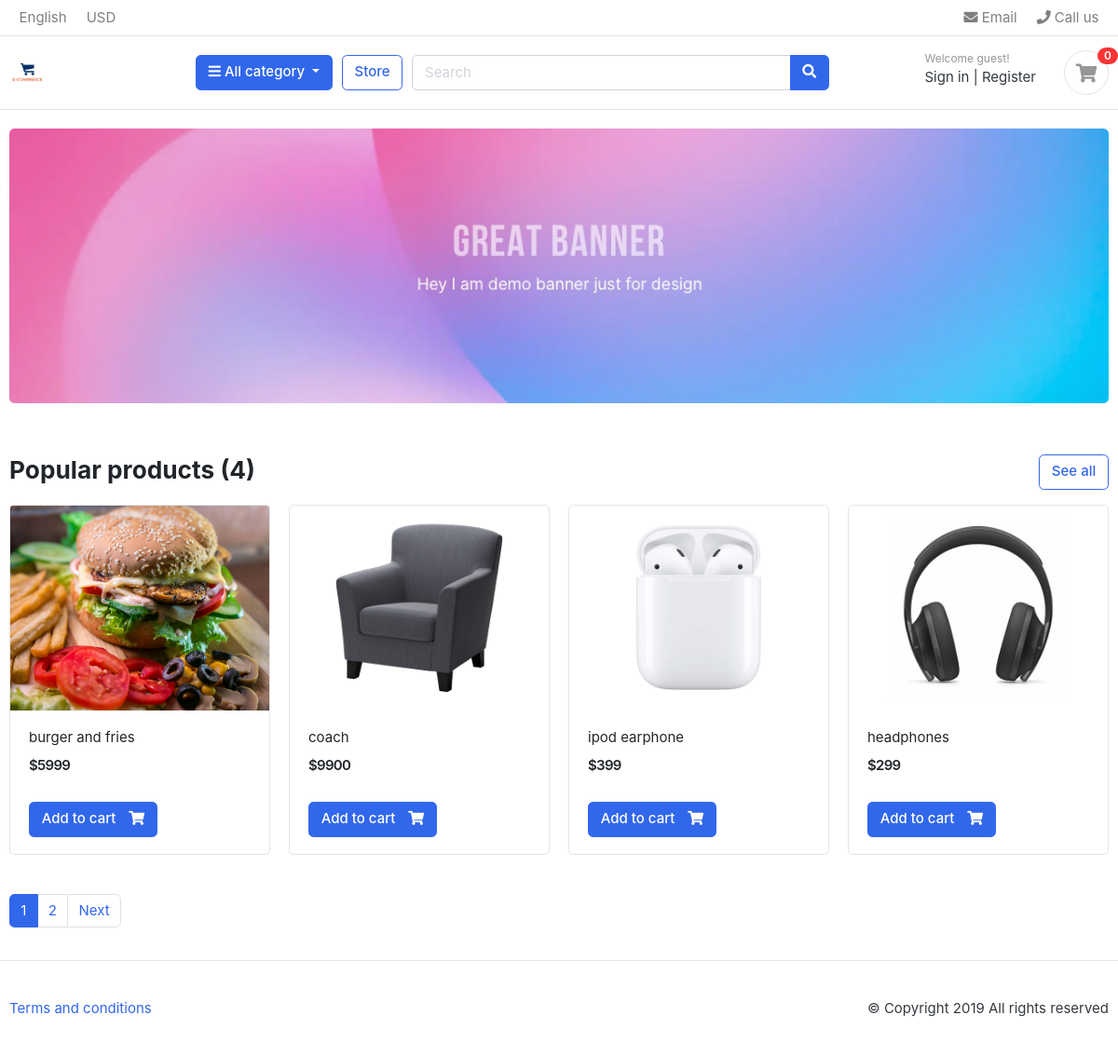
/, run on an earlier commit of the app's database.
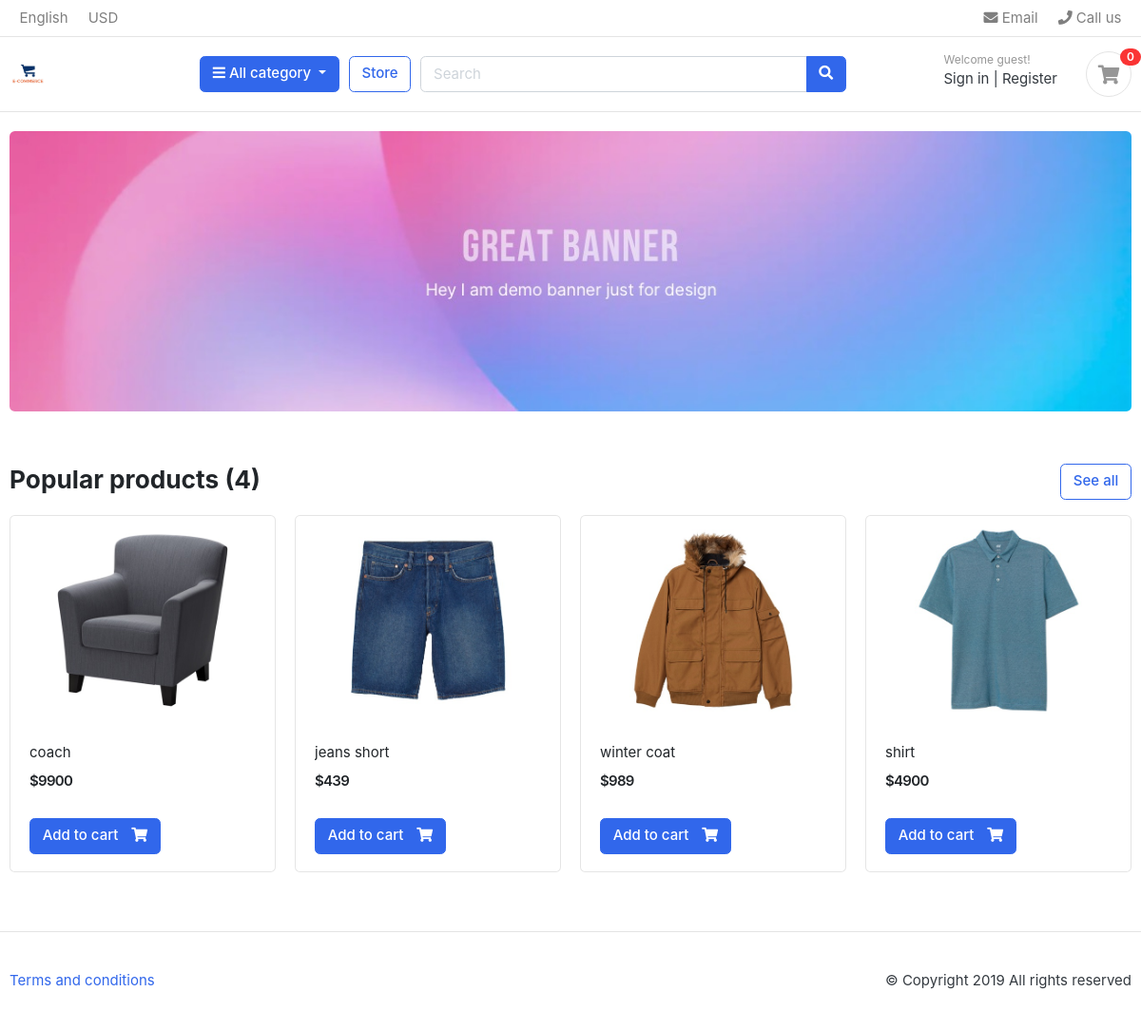
And on a later commit of the database.
### store/models.py (models this page shows, shortened)
class Product(models.Model):
    product_name = models.CharField(max_length=200, unique=True)
    slug = models.SlugField(max_length=200, unique=True)
    description = models.TextField(max_length=500, blank=True)
    price = models.IntegerField()
    images = models.ImageField(upload_to='photos/products')
    stock = models.IntegerField()
    is_available = models.BooleanField(default=True)
    category = models.ForeignKey(Category, on_delete=models.CASCADE)
    created_date = models.DateTimeField(auto_now_add=True)
    modified_date = models.DateTimeField(auto_now=True)
    def get_url(self):
        return reverse('product_detail', args=[self.category.slug, self.slug])

### shop/views.py (the view)
# urls.py: path('', views.index, name='index'),  # Home page
def index(request):
    categories = Category.objects.raw("SELECT * FROM store_category")
    page = int(request.GET.get("page", 1))
    per_page = 4  # Number of products per page
    with connection.cursor() as cursor:
        cursor.execute("SELECT COUNT(*) FROM store_product WHERE is_available = TRUE")
        total_products = cursor.fetchone()[0]
    offset = (page - 1) * per_page
    products = list(Product.objects.raw(f"""
        SELECT * FROM store_product
        WHERE is_available = TRUE
        ORDER BY created_date DESC
        LIMIT {per_page} OFFSET {offset}
    """))
    paginator = Paginator(range(total_products), per_page)
    page_obj = paginator.get_page(page)
    context = {
        'categories': categories,
        'products': products,
        'page_obj': page_obj,  # for pagination buttons
        'total_products': total_products,
    }
    return render(request, 'ecom-template/index.html', context)

### shop/context_processors.py (called while the page is built)
def menulinks(request):
    links = Category.objects.all()
    return dict(links = links)

def cart_total_items(request):
    total_quantity = 0
    try:
        cart_id = request.session.session_key
        if not cart_id:
            cart_id = request.session.create()
        cart = Cart.objects.get(cart_id=cart_id)
        cart_items = CartItem.objects.filter(cart=cart, is_active=True)
        total_quantity = sum(item.quantity for item in cart_items)
    except Cart.DoesNotExist:
        total_quantity = 0
    return {'cart_total_quantity': total_quantity}

### templates/ecom-template/index.html (shortened to what this page needs)
{% extends "ecom-template/base.html" %} {% load static %}  {% block content %}
<section class="section-intro padding-y-sm">
  <div class="container">
    <div class="intro-banner-wrap">
      <img
        src="{% static 'images/banners/1.jpg' %}"
        class="img-fluid rounded"
      />
    </div>
  </div>
</section>
<section class="section-name padding-y-sm">
  <div class="container">
    <header class="section-heading">
      <a href="{% url 'store' %}" class="btn btn-outline-primary float-right"
        >See all</a
      >
      <h3 class="section-title">Popular products ({{ products|length }})</h3>
    </header>
    <div class="row">
      {% for product in products %}
      <div class="col-md-3">
        <a href="{{ product.get_url }}" >
        <figure class="card card-product-grid">
          <div class="img-wrap">
            <img
              src="{{ product.images.url }}"
              alt="{{ product.product_name }}"
            />
          </div>
          <figcaption class="info-wrap" >
            <div class="fix-height">
              <a href="{{ product.get_url }}" class="title"
                >{{ product.product_name }}</a
              >
              <div class="price-wrap mt-2">
                <span class="price">${{ product.price }}</span>
              </div>
            </div>
  {% if product.stock > 0 %}
    <a href="{{ product.get_url }}" class="btn btn-primary">
        <span class="text">Add to cart</span> <i class="fas fa-shopping-cart"></i>
    </a>
{% else %}
    <button class="btn btn-secondary" disabled>
        <span class="text">Out of Stock</span> <i class="fas fa-shopping-cart"></i>
    </button>
{% endif %}
          </figcaption>
        </figure>
        </a>
      </div>
      {% empty %}
      <p>No products available</p>
      {% endfor %}
    </div>
    <nav class="mt-4" aria-label="Page navigation sample">
      {% if page_obj.has_other_pages %}
      <ul class="pagination">
    {% for num in page_obj.paginator.page_range %}
        {% if num == page_obj.number %}
    <li class="page-item active"><a class="page-link" href="page-link">{{ num }}</a></li>
     {% else %}
        <li class="page-item"><a class="page-link" href="?page={{ num }}">{{ num }}</a></li>
              {% endif %}
    {% endfor %}
    {% if page_obj.has_next %}
        <li class="page-item"><a class="page-link" href="?page={{ page_obj.next_page_number }}">Next</a></li>
          {% endif %}
      </ul>
      {% endif %}
    </nav>
  </div>
</section>
{% endblock %}

What changed in the data, as far as the page shows it:
removed Product: images (picture), product_name "burger and fries", price "5999"
removed Product: images (picture), product_name "ipod earphone", price "399"
removed Product: images (picture), product_name "headphones", price "299"
now on this page (row unchanged): Product: images (picture), product_name "jeans short", price "439"
now on this page (row unchanged): Product: images (picture), product_name "winter coat", price "989"
now on this page (row unchanged): Product: images (picture), product_name "shirt", price "4900"
Also different on the page:
list line gone: "1"
list line gone: "2"
text no longer shown: "Next"
